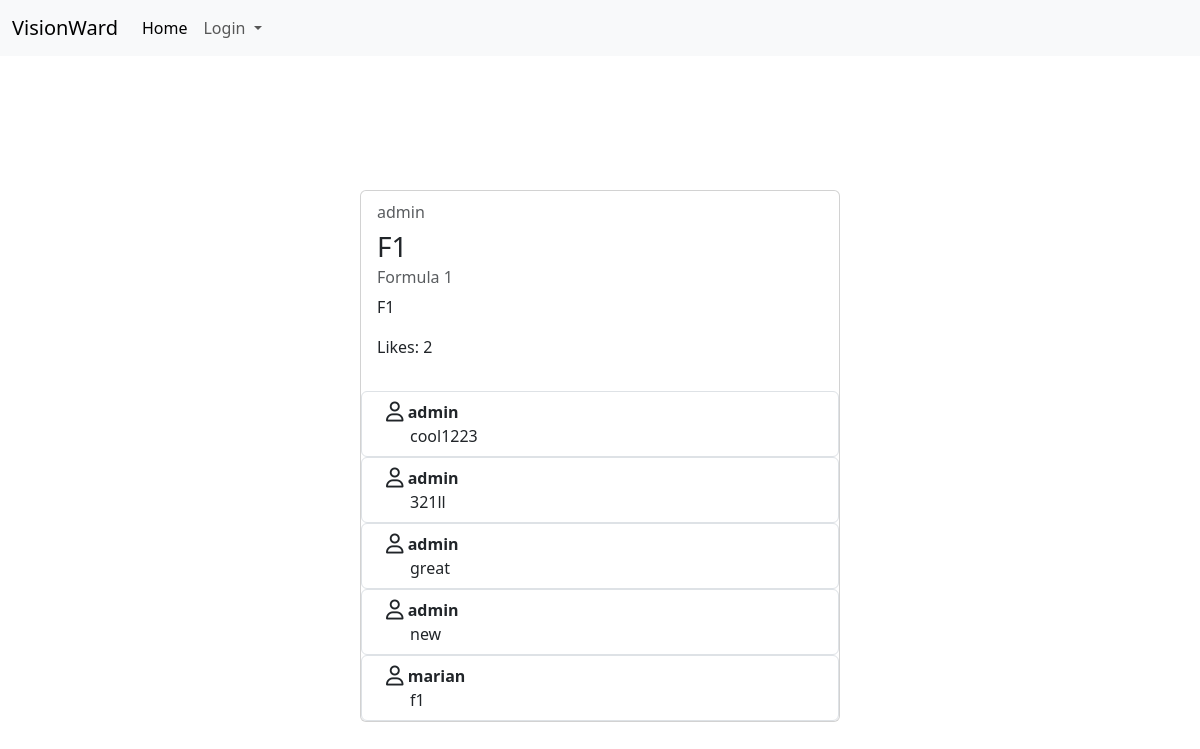
Screenshot of /post/thread/1/detail/ with the database file from the repository.
### thread_app/models.py (models this page shows, shortened)
class TimeStampedModel(models.Model):
	created_at = models.DateTimeField(auto_now_add=True)
	updated_at = models.DateTimeField(auto_now=True)
	class Meta:
		abstract = True

class ThreadModel(TimeStampedModel):
	title = models.CharField(max_length=100)
	description = models.TextField(max_length=1000, blank=True, null=True)
	image = models.ImageField(upload_to='photos/%Y/%m/%d/', blank=True, null=True)
	creator = models.ForeignKey(CustomUserAccountModel, on_delete=models.CASCADE)
	category = models.ForeignKey(CategoryModel, on_delete=models.SET_DEFAULT, default=None)
	tags = TaggableManager()
	def like_count(self):
		return self.likes.count()

class CategoryModel(models.Model):
	name = models.CharField(max_length=100, unique=True)
	def __str__(self):
		return self.name

class CommentModel(TimeStampedModel):
	text = models.TextField(max_length=1000)
	thread_link = models.ForeignKey(ThreadModel, related_name='comment_model', on_delete=models.CASCADE)
	user = models.ForeignKey(CustomUserAccountModel, on_delete=models.CASCADE)

### user_app/models.py (models this page shows)
class CustomUserAccountModel(AbstractUser):
	gender_option = (
		('M', 'Male'),
		('F', 'Female'),
	)
	country = models.CharField(max_length=2, choices=COUNTRY_CHOICES, null=True, blank=True)
	gender = models.CharField(max_length=1, choices=gender_option, null=True, blank=True)
	date_of_birth = models.DateField(null=True, blank=True)
	about = models.TextField(max_length=1000, null=True, blank=True)
	joined_date = models.DateTimeField(default=timezone.now)
	is_active = models.BooleanField(default=True)
	def __str__(self):
		return self.username

### thread_app/views.py (the view)
# urls.py: path('thread/<int:pk>/detail/', ThreadDetailView.as_view(), name='thread-detail'),
class ThreadDetailView(DetailView):
	model = ThreadModel
	template_name = 'thread_template/thread_detail.html'
	context_object_name = 'thread'
	def get_context_data(self, **kwargs):
		context = super().get_context_data(**kwargs)
		context['form'] = CommentForm()
		context['comments'] = CommentModel.objects.filter(thread_link=self.object)
		context['user_liked'] = self.request.user in self.object.likes.all()
		return context

### templates/thread_template/thread_detail.html (shortened to what this page needs)
{% extends 'home_page_template/base.html' %} {% block title %}{{ thread.title }}{% endblock %}
{% block content %}
    <div class="container d-flex justify-content-center align-items-center vh-100">
        <div class="card" style="width: 30rem;">
            <div class="card-body">
                <h6 class="card-subtitle mb-2 text-body-secondary">{{ thread.creator }}</h6>
                <h3 class="card-title">{{ thread.title }}</h3>
                <h6 class="card-subtitle mb-2 text-body-secondary">{{ thread.category }}</h6>
                <p class="card-text">{{ thread.description }}</p>
                <p>Likes: <span id="like-count">{{ thread.like_count }}</span></p>
            </div>
            <div>
                {% for comment in comments %}
                    <ol class="list-group">
                        <li class="list-group-item d-flex justify-content-between align-items-start">
                            <div class="ms-2 me-auto">
                                <div class="fw-bold">
                                    <i class="fa-regular fa-user fa-lg"></i> {{ comment.user }}
                                </div>
                                <div class="ms-4">{{ comment.text }}</div>
                            </div>
                        </li>
                    </ol>
                {% endfor %}
            </div>
        </div>
    </div>
{% endblock %}

### static/css/style.css (style rules this page uses)
.container { display: flex; justify-content: center; }

### rows the page displays
ThreadModel: creator "admin", title "F1", category "Formula 1", description "F1", like_count "2"
CommentModel: user "admin", text "cool1223"
CommentModel: user "admin", text "321ll"
CommentModel: user "admin", text "great"
CommentModel: user "admin", text "new"
CommentModel: user "marian", text "f1"
